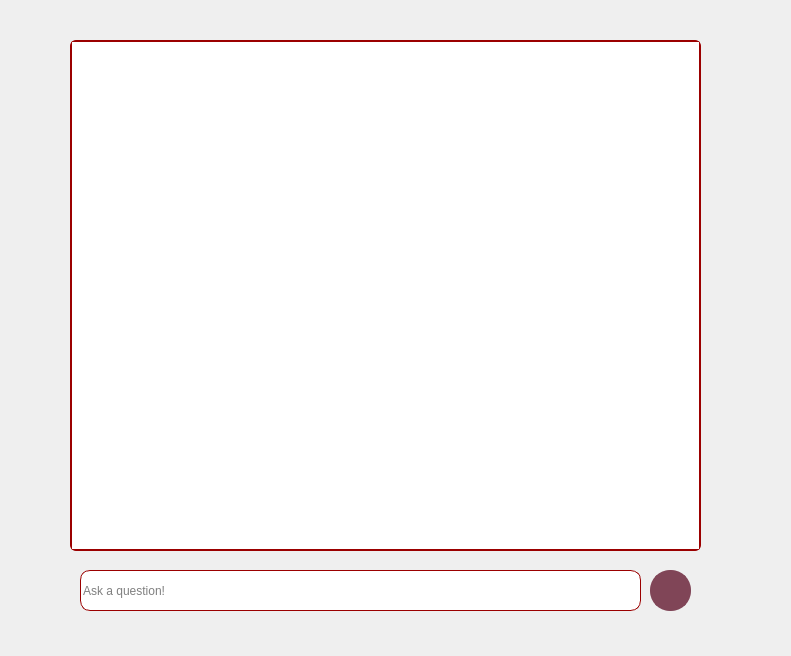
<?xml version="1.0" encoding="UTF-8"?>
<ui version="4.0">
 <class>chatbot</class>
 <widget class="QDialog" name="chatbot">
  <property name="geometry">
   <rect>
    <x>0</x>
    <y>0</y>
    <width>791</width>
    <height>656</height>
   </rect>
  </property>
  <property name="windowTitle">
   <string>Dialog</string>
  </property>
  <widget class="QPlainTextEdit" name="chatBot">
   <property name="geometry">
    <rect>
     <x>70</x>
     <y>40</y>
     <width>631</width>
     <height>511</height>
    </rect>
   </property>
   <property name="styleSheet">
    <string notr="true">QPlainTextEdit{
border: 2px solid;
border-color: #9B0000;
border-radius: 6px;
}</string>
   </property>
  </widget>
  <widget class="QLineEdit" name="inputChatbot">
   <property name="geometry">
    <rect>
     <x>80</x>
     <y>570</y>
     <width>561</width>
     <height>41</height>
    </rect>
   </property>
   <property name="styleSheet">
    <string notr="true">QLineEdit{
border: 1px solid;
border-color: #9B0000;
border-radius: 10px;
}</string>
   </property>
   <property name="placeholderText">
    <string>Ask a question!</string>
   </property>
  </widget>
  <widget class="QPushButton" name="pushButton">
   <property name="geometry">
    <rect>
     <x>650</x>
     <y>570</y>
     <width>41</width>
     <height>41</height>
    </rect>
   </property>
   <property name="styleSheet">
    <string notr="true">QPushButton {
border: 2px solid  #804557;
background-color:  #804557;
border-radius: 20px;
}

QPushButton:hover {
  background-color: #a56374; 
  border-color: #a56374;
}

QPushButton:pressed {
  background-color: #5b2e3c; 
  border-color: #5b2e3c; 
}</string>
   </property>
   <property name="text">
    <string/>
   </property>
   <property name="icon">
    <iconset resource="ressources.qrc">
     <normaloff>:/new/prefix1/gfx/envoyer.png</normaloff>:/new/prefix1/gfx/envoyer.png</iconset>
   </property>
   <property name="iconSize">
    <size>
     <width>25</width>
     <height>25</height>
    </size>
   </property>
  </widget>
  <widget class="QLabel" name="label">
   <property name="geometry">
    <rect>
     <x>170</x>
     <y>90</y>
     <width>451</width>
     <height>391</height>
    </rect>
   </property>
   <property name="text">
    <string/>
   </property>
   <property name="pixmap">
    <pixmap resource="ressources.qrc">:/new/prefix1/gfx/5208994.png</pixmap>
   </property>
   <property name="scaledContents">
    <bool>true</bool>
   </property>
  </widget>
 </widget>
 <resources>
  <include location="ressources.qrc"/>
 </resources>
 <connections/>
</ui>
